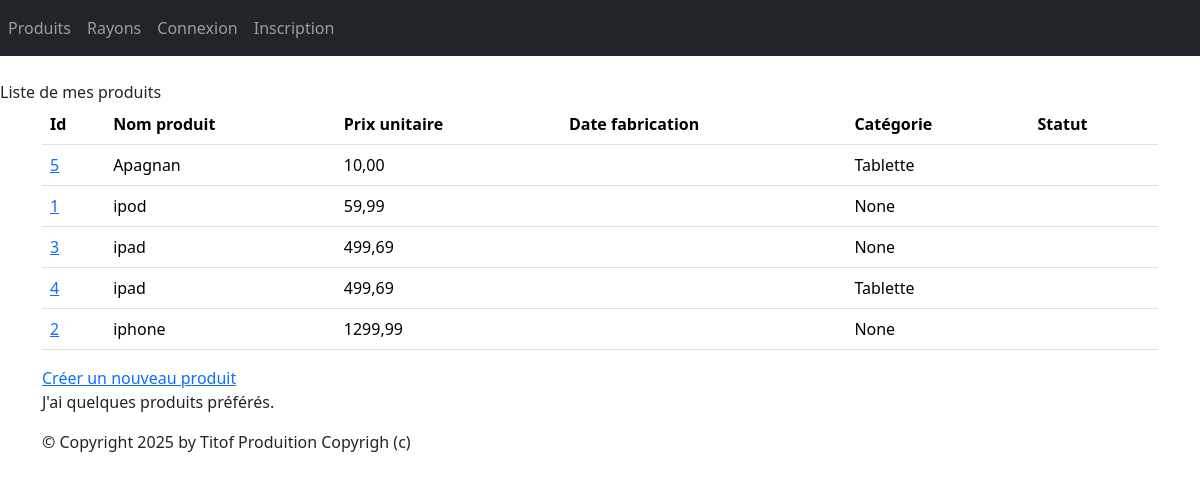
The app's page /monApp/produits/, older data.
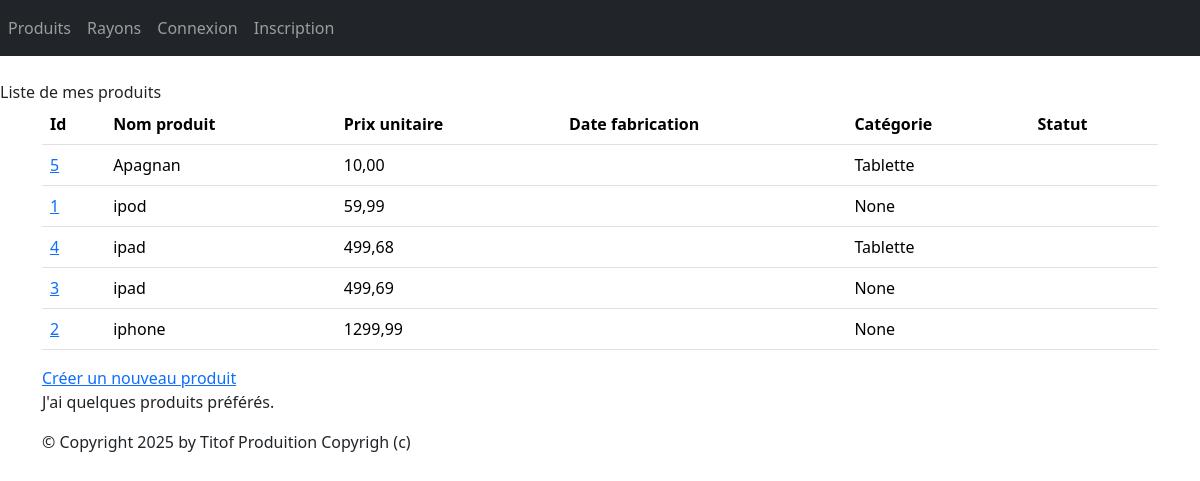
The same page, newer data.
### monApp/models.py (models this page shows, shortened)
class Produit(models.Model):
	refProd = models.AutoField(primary_key=True)
	intituleProd = models.CharField(max_length=200)
	prixUnitaireProd = models.DecimalField(max_digits=10, decimal_places=2)
	dateFabrication = models.DateField(default=datetime.date(2024, 9, 4))
	categorie = models.ForeignKey(Categorie, on_delete=models.CASCADE, related_name="produits", null=True, blank=True)
	statut = models.ForeignKey(Statut, on_delete=models.CASCADE, related_name="produits", null=True, blank=True)

class Categorie(models.Model):
	idCat = models.AutoField(primary_key=True)
	nomCat = models.CharField(max_length=100)
	def __str__(self):
		return self.nomCat

### monApp/views.py (the view)
# urls.py: path("produits/",views.ProduitListView.as_view(),name="lst_prdts"),
class ProduitListView(ListView):
    model = Produit
    template_name = "monApp/list_produits.html"
    context_object_name = "prdts"
    def get_queryset(self ) :
        return Produit.objects.order_by("prixUnitaireProd")
    def get_context_data(self, **kwargs):
        context = super(ProduitListView, self).get_context_data(**kwargs)
        context['titremenu'] = "Liste de mes produits"
        return context

### monApp/templates/monApp/list_produits.html
{% extends 'monApp/base.html' %}
{% block menu %}
    {{titremenu}}
{% endblock %}
{% block contenu %}
    <table class="table">
        <thead>
            <tr>
                <th>Id</th>
                <th>Nom produit</th>
                <th>Prix unitaire</th>
                <th>Date fabrication</th>
                <th>Catégorie</th>
                <th>Statut</th>
            </tr>
        </thead>
        <tbody>
            {% for prdt in prdts %}
                <tr>
                    <td><a href="{% url 'dtl_prdt' prdt.refProd %}">{{ prdt.refProd }}</a></td>
                    <td>{{ prdt.intituleProd }}</td>
                    <td>{{ prdt.prixUnitaireProd }}</td>
                    <td>{{ prdt.dateFabProd }}</td>
                    <td>{{ prdt.categorie }}</td>
                    <td>{{ prdt.status }}</td>
                </tr>
            {% endfor %}
        </tbody>
    </table>
<a href="{% url 'crt-prdt' %}">Créer un nouveau produit</a>
    <p>
        J'ai
        {% if prdts|length < 5 %}
            peu de
        {% elif prdts|length < 10 %}
            quelques
        {% else %}
            beaucoup de
        {% endif %}
        produits préférés.
    </p>
{% endblock %}

Row changes from the older to the newer data that the page shows:
changed Produit id 4: prixUnitaireProd "499,69" → "499,68"; moves up the list
